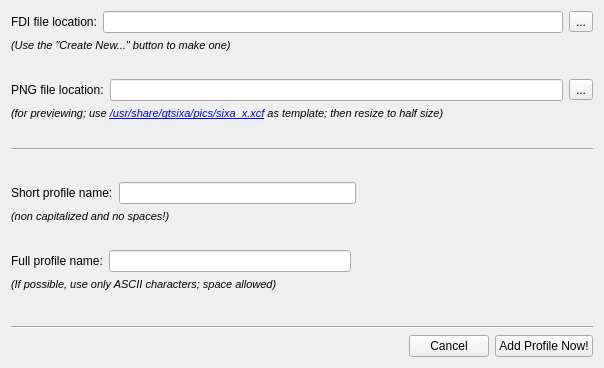
<?xml version="1.0" encoding="UTF-8"?>
<ui version="4.0">
 <class>Form</class>
 <widget class="QWidget" name="Form">
  <property name="geometry">
   <rect>
    <x>0</x>
    <y>0</y>
    <width>604</width>
    <height>368</height>
   </rect>
  </property>
  <property name="windowTitle">
   <string>QtSixA - Add Profile</string>
  </property>
  <layout class="QVBoxLayout" name="verticalLayout">
   <item>
    <layout class="QHBoxLayout" name="horizontalLayout_4">
     <item>
      <widget class="QLabel" name="label_loc">
       <property name="text">
        <string>FDI file location:</string>
       </property>
      </widget>
     </item>
     <item>
      <widget class="QLineEdit" name="line_loc"/>
     </item>
     <item>
      <widget class="QToolButton" name="b_loc">
       <property name="text">
        <string>...</string>
       </property>
      </widget>
     </item>
    </layout>
   </item>
   <item>
    <widget class="QLabel" name="label_8">
     <property name="text">
      <string>&lt;!DOCTYPE HTML PUBLIC &quot;-//W3C//DTD HTML 4.0//EN&quot; &quot;http://www.w3.org/TR/REC-html40/strict.dtd&quot;&gt;
&lt;html&gt;&lt;head&gt;&lt;meta name=&quot;qrichtext&quot; content=&quot;1&quot; /&gt;&lt;style type=&quot;text/css&quot;&gt;
p, li { white-space: pre-wrap; }
&lt;/style&gt;&lt;/head&gt;&lt;body style=&quot; font-family:'DejaVu Sans'; font-size:9pt; font-weight:400; font-style:normal;&quot;&gt;
&lt;p style=&quot; margin-top:0px; margin-bottom:0px; margin-left:0px; margin-right:0px; -qt-block-indent:0; text-indent:0px;&quot;&gt;&lt;span style=&quot; font-size:8pt; font-style:italic;&quot;&gt;(Use the &quot;Create New...&quot; button to make one)&lt;/span&gt;&lt;/p&gt;&lt;/body&gt;&lt;/html&gt;</string>
     </property>
    </widget>
   </item>
   <item>
    <spacer name="verticalSpacer_5">
     <property name="orientation">
      <enum>Qt::Vertical</enum>
     </property>
     <property name="sizeHint" stdset="0">
      <size>
       <width>20</width>
       <height>9</height>
      </size>
     </property>
    </spacer>
   </item>
   <item>
    <layout class="QHBoxLayout" name="horizontalLayout_5">
     <item>
      <widget class="QLabel" name="label_png">
       <property name="text">
        <string>PNG file location:</string>
       </property>
      </widget>
     </item>
     <item>
      <widget class="QLineEdit" name="line_png"/>
     </item>
     <item>
      <widget class="QToolButton" name="b_png">
       <property name="text">
        <string>...</string>
       </property>
      </widget>
     </item>
    </layout>
   </item>
   <item>
    <widget class="QLabel" name="label_2">
     <property name="text">
      <string>&lt;!DOCTYPE HTML PUBLIC &quot;-//W3C//DTD HTML 4.0//EN&quot; &quot;http://www.w3.org/TR/REC-html40/strict.dtd&quot;&gt;
&lt;html&gt;&lt;head&gt;&lt;meta name=&quot;qrichtext&quot; content=&quot;1&quot; /&gt;&lt;style type=&quot;text/css&quot;&gt;
p, li { white-space: pre-wrap; }
&lt;/style&gt;&lt;/head&gt;&lt;body style=&quot; font-family:'DejaVu Sans'; font-size:8pt; font-weight:400; font-style:normal;&quot;&gt;
&lt;p style=&quot; margin-top:0px; margin-bottom:0px; margin-left:0px; margin-right:0px; -qt-block-indent:0; text-indent:0px;&quot;&gt;&lt;span style=&quot; font-style:italic;&quot;&gt;(for previewing; use &lt;/span&gt;&lt;a href=&quot;/usr/share/qtsixa/pics/sixa_x.xcf&quot;&gt;&lt;span style=&quot; font-style:italic; text-decoration: underline; color:#0000ff;&quot;&gt;/usr/share/qtsixa/pics/sixa_x.xcf&lt;/span&gt;&lt;/a&gt;&lt;span style=&quot; font-style:italic;&quot;&gt; as template; then resize to half size)&lt;/span&gt;&lt;/p&gt;&lt;/body&gt;&lt;/html&gt;</string>
     </property>
    </widget>
   </item>
   <item>
    <spacer name="verticalSpacer_3">
     <property name="orientation">
      <enum>Qt::Vertical</enum>
     </property>
     <property name="sizeHint" stdset="0">
      <size>
       <width>20</width>
       <height>9</height>
      </size>
     </property>
    </spacer>
   </item>
   <item>
    <widget class="Line" name="line_2">
     <property name="orientation">
      <enum>Qt::Horizontal</enum>
     </property>
    </widget>
   </item>
   <item>
    <spacer name="verticalSpacer">
     <property name="orientation">
      <enum>Qt::Vertical</enum>
     </property>
     <property name="sizeHint" stdset="0">
      <size>
       <width>20</width>
       <height>25</height>
      </size>
     </property>
    </spacer>
   </item>
   <item>
    <layout class="QHBoxLayout" name="horizontalLayout">
     <item>
      <widget class="QLabel" name="label_short">
       <property name="text">
        <string>Short profile name:</string>
       </property>
      </widget>
     </item>
     <item>
      <widget class="QLineEdit" name="line_short"/>
     </item>
     <item>
      <spacer name="horizontalSpacer_2">
       <property name="orientation">
        <enum>Qt::Horizontal</enum>
       </property>
       <property name="sizeHint" stdset="0">
        <size>
         <width>40</width>
         <height>20</height>
        </size>
       </property>
      </spacer>
     </item>
    </layout>
   </item>
   <item>
    <widget class="QLabel" name="label_6">
     <property name="text">
      <string>&lt;!DOCTYPE HTML PUBLIC &quot;-//W3C//DTD HTML 4.0//EN&quot; &quot;http://www.w3.org/TR/REC-html40/strict.dtd&quot;&gt;
&lt;html&gt;&lt;head&gt;&lt;meta name=&quot;qrichtext&quot; content=&quot;1&quot; /&gt;&lt;style type=&quot;text/css&quot;&gt;
p, li { white-space: pre-wrap; }
&lt;/style&gt;&lt;/head&gt;&lt;body style=&quot; font-family:'DejaVu Sans'; font-size:9pt; font-weight:400; font-style:normal;&quot;&gt;
&lt;p style=&quot; margin-top:0px; margin-bottom:0px; margin-left:0px; margin-right:0px; -qt-block-indent:0; text-indent:0px;&quot;&gt;&lt;span style=&quot; font-size:8pt; font-style:italic;&quot;&gt;(non capitalized and no spaces!)&lt;/span&gt;&lt;/p&gt;&lt;/body&gt;&lt;/html&gt;</string>
     </property>
    </widget>
   </item>
   <item>
    <spacer name="verticalSpacer_4">
     <property name="orientation">
      <enum>Qt::Vertical</enum>
     </property>
     <property name="sizeHint" stdset="0">
      <size>
       <width>20</width>
       <height>8</height>
      </size>
     </property>
    </spacer>
   </item>
   <item>
    <layout class="QHBoxLayout" name="horizontalLayout_2">
     <item>
      <widget class="QLabel" name="label_full">
       <property name="text">
        <string>Full profile name:</string>
       </property>
      </widget>
     </item>
     <item>
      <widget class="QLineEdit" name="line_full"/>
     </item>
     <item>
      <spacer name="horizontalSpacer_3">
       <property name="orientation">
        <enum>Qt::Horizontal</enum>
       </property>
       <property name="sizeHint" stdset="0">
        <size>
         <width>40</width>
         <height>20</height>
        </size>
       </property>
      </spacer>
     </item>
    </layout>
   </item>
   <item>
    <widget class="QLabel" name="label_7">
     <property name="text">
      <string>&lt;!DOCTYPE HTML PUBLIC &quot;-//W3C//DTD HTML 4.0//EN&quot; &quot;http://www.w3.org/TR/REC-html40/strict.dtd&quot;&gt;
&lt;html&gt;&lt;head&gt;&lt;meta name=&quot;qrichtext&quot; content=&quot;1&quot; /&gt;&lt;style type=&quot;text/css&quot;&gt;
p, li { white-space: pre-wrap; }
&lt;/style&gt;&lt;/head&gt;&lt;body style=&quot; font-family:'DejaVu Sans'; font-size:8pt; font-weight:400; font-style:normal;&quot;&gt;
&lt;p style=&quot; margin-top:0px; margin-bottom:0px; margin-left:0px; margin-right:0px; -qt-block-indent:0; text-indent:0px;&quot;&gt;&lt;span style=&quot; font-style:italic;&quot;&gt;(If possible, use only ASCII characters; space allowed)&lt;/span&gt;&lt;/p&gt;&lt;/body&gt;&lt;/html&gt;</string>
     </property>
    </widget>
   </item>
   <item>
    <spacer name="verticalSpacer_2">
     <property name="orientation">
      <enum>Qt::Vertical</enum>
     </property>
     <property name="sizeHint" stdset="0">
      <size>
       <width>20</width>
       <height>29</height>
      </size>
     </property>
    </spacer>
   </item>
   <item>
    <widget class="Line" name="line">
     <property name="orientation">
      <enum>Qt::Horizontal</enum>
     </property>
    </widget>
   </item>
   <item>
    <layout class="QHBoxLayout" name="horizontalLayout_3">
     <item>
      <spacer name="horizontalSpacer">
       <property name="orientation">
        <enum>Qt::Horizontal</enum>
       </property>
       <property name="sizeHint" stdset="0">
        <size>
         <width>40</width>
         <height>20</height>
        </size>
       </property>
      </spacer>
     </item>
     <item>
      <widget class="QPushButton" name="b_cancel">
       <property name="text">
        <string>Cancel</string>
       </property>
       <property name="icon">
        <iconset>
         <normaloff>../../../../../../../usr/share/qtsixa/icons/cancel.png</normaloff>../../../../../../../usr/share/qtsixa/icons/cancel.png</iconset>
       </property>
      </widget>
     </item>
     <item>
      <widget class="QPushButton" name="b_add">
       <property name="text">
        <string>Add Profile Now!</string>
       </property>
       <property name="icon">
        <iconset>
         <normaloff>../../../../../../../usr/share/qtsixa/icons/plus.png</normaloff>../../../../../../../usr/share/qtsixa/icons/plus.png</iconset>
       </property>
      </widget>
     </item>
    </layout>
   </item>
  </layout>
 </widget>
 <resources/>
 <connections>
  <connection>
   <sender>b_cancel</sender>
   <signal>clicked()</signal>
   <receiver>Form</receiver>
   <slot>close()</slot>
   <hints>
    <hint type="sourcelabel">
     <x>400</x>
     <y>350</y>
    </hint>
    <hint type="destinationlabel">
     <x>301</x>
     <y>183</y>
    </hint>
   </hints>
  </connection>
 </connections>
</ui>
